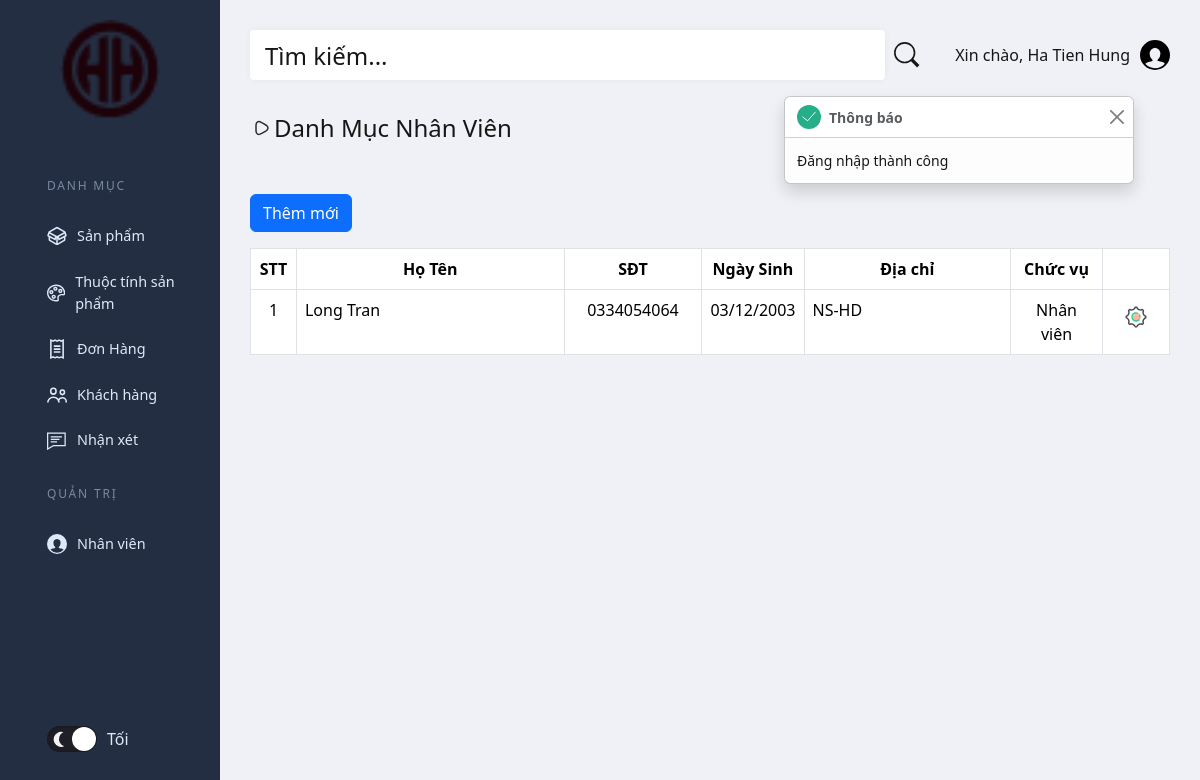
The page /Admin/StaffCategory.php (signed in) on the database its author committed.
### tables this page shows
CREATE TABLE `accounts` (
  `id` int NOT NULL,
  `phone` varchar(13) NOT NULL,
  `password` varchar(50) NOT NULL,
  `name` varchar(50) NOT NULL,
  `age` int DEFAULT NULL,
  `dob` date NOT NULL,
  `address` varchar(200) DEFAULT NULL,
  `role` int NOT NULL,
  `token` varchar(50) DEFAULT NULL
);

### Admin/Staff/ShowStaff.php (the view, shortened to what this page needs)
<?php
    require_once './ShareAdmin/root/connect.php';
    if ($_SESSION['user']['role'] == 1) {
        $stringSQL = "SELECT * FROM `accounts` WHERE `name` LIKE '%$search%' AND `role` = 2";
    } elseif ($_SESSION['user']['role'] == 0) {
        $stringSQL = "SELECT * FROM `accounts` WHERE `name` LIKE '%$search%'";
    }
    $result = mysqli_query($connect, $stringSQL);
    if (mysqli_num_rows($result) > 0) {
        foreach ($result as $index => $each) {
            $index += 1;
            echo "<tr>";
                echo "<td class='text-center' style='width: 5%'>
                        <span>$index</span>
                </td>";
                echo "<td>" . ($each['name']) . "</td>";
                echo "<td class='text-center' style='width: 15%'>" . ($each['phone']) . "</td>";
                echo "<td class='text-center' style='width: 10%'>" . date("d/m/Y", strtotime($each['dob'])) . "</td>";
                echo "<td class='text-start'>" . ($each['address']) . "</td>";
                if ($each['role'] == 1) {
                    echo "<td class='text-center' style='width: 10%'>Quản lý</td>";
                } elseif ($each['role'] == 2) {
                    echo "<td class='text-center' style='width: 10%'>Nhân viên</td>";
                } else {
                    echo "<td class='text-center' style='width: 10%'>Quản trị</td>";
                }
                echo "<td class='text-center'>
                        <div class='dropdown'>
                            <a class='btn dropdown-toggle' href='#' role='button' data-bs-toggle='dropdown' aria-expanded='false'>
                            </a>
                                    <a href='EditStaff.php?id=" . $each['id'] . "' class='dropdown-item d-flex align-items-center fs-5'>
                                    </a>
                                    <a href='DeleteStaff.php?id=" . $each['id'] . "' class='dropdown-item d-flex align-items-center fs-5'>
                                    </a>
                        </div>
                    </td>
                </tr>";
        }
    } else {
        echo "<tr>
                <td colspan='7' class='text-center'>Không có nhân viên nào</td>
            </tr>";
    }

### Admin/CSS/style_main.css (style rules this page uses)
:root { --page-header-bgColor: #242e42; --page-header-bgColor-hover: #1d2636; --page-header-txtColor: #dde9f8; --page-header-headingColor: #7889a4; --page-header-width: 220px; --page-content-bgColor: #f0f1f6; --page-content-txtColor: #171616; --page-content-blockColor: #fff; --white: #fff; --black: #333; --blue: #00b9eb; --red: #ec1848; --border-radius: 4px; --box-shadow: 0 0 10px -2px rgba(0, 0, 0, 0.075); --switch-bgLightModeColor: #87cefa; --switch-sunColor: gold; --switch-moonColor: #f4f4f4; --switch-bgDarkModeColor: #1f1f27; }
* { padding: 0; margin: 0; box-sizing: border-box; }
a, button { color: inherit !important; }
a { text-decoration: none !important; }
svg { display: block; }
body { font: 16px/1.5 "Lato", sans-serif; }
.table .dropdown-toggle::after { display: none !important; }

### rows shown on the page
accounts: name "Long Tran", phone "0334054064", dob "03/12/2003", address "NS-HD", role "Nhân viên"

### other values the page prints
$_SESSION['user']['name'] "Ha Tien Hung"
$_SESSION['toast-success'] "Đăng nhập thành công"
